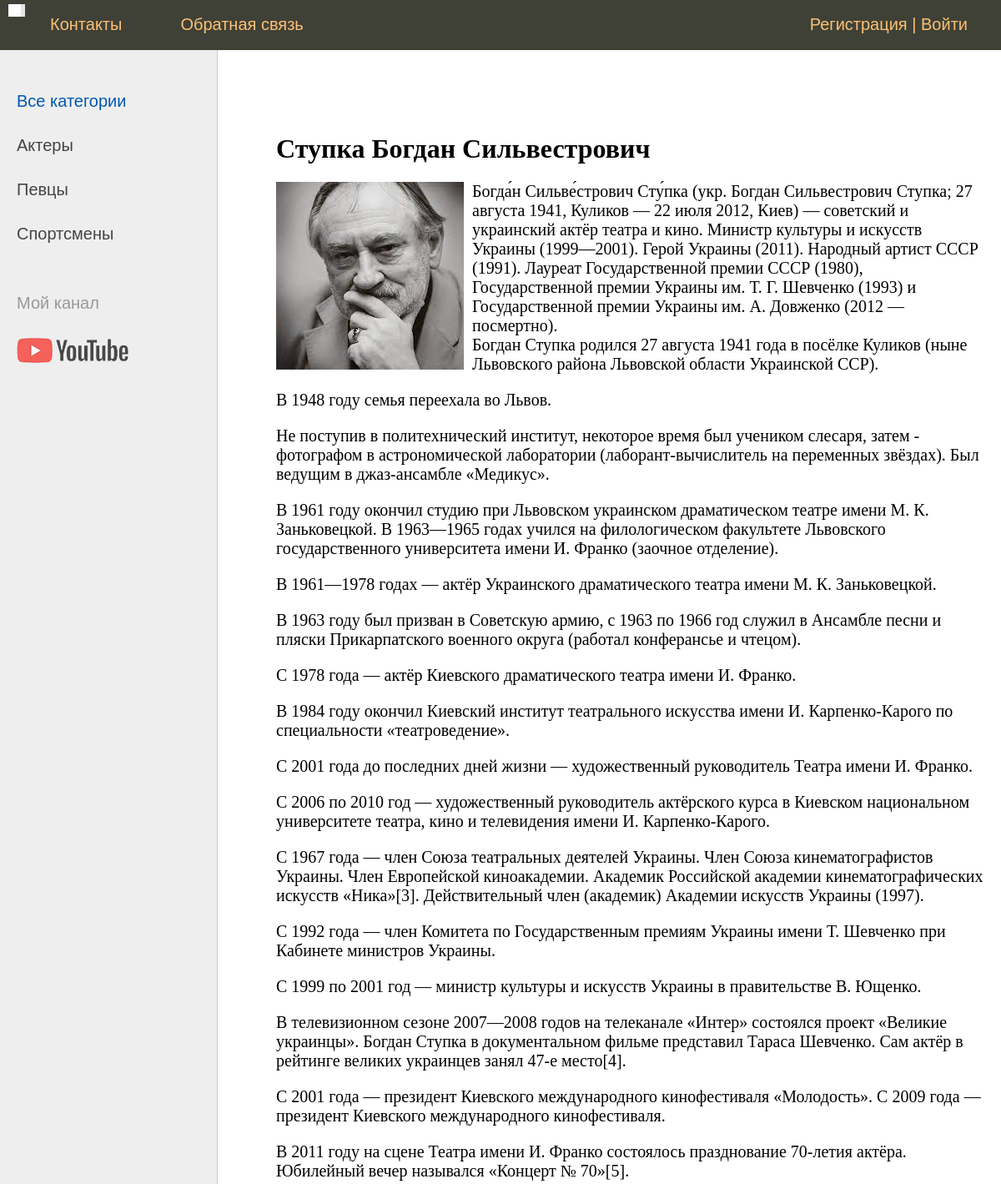
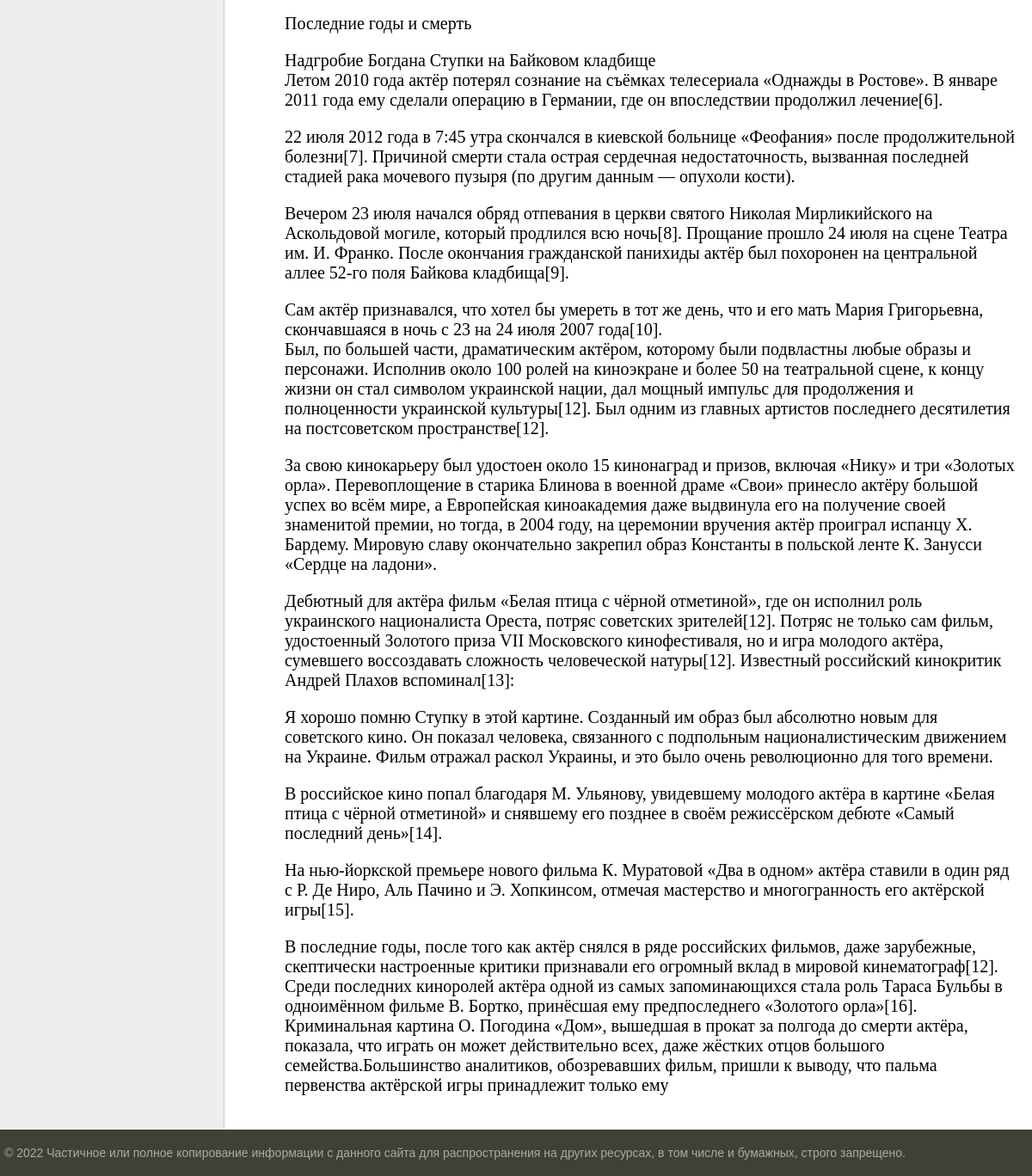
Page /post/stupka-bogdan-silvestrovich/ on the committed database (2 pictures, top to bottom).
### star/models.py (models this page shows, shortened)
class Category(models.Model):
    name = models.CharField(max_length=100, db_index=True, verbose_name="Категория")
    slug = models.SlugField(max_length=255, unique=True, db_index=True, verbose_name="URL")
    def get_absolute_url(self):
        return reverse('category', kwargs={'cat_slug': self.slug})
    class Meta:
        verbose_name = 'Категория'
        verbose_name_plural = 'Категории'
        ordering = ['id']

class Star(models.Model):
    title = models.CharField(max_length=255, verbose_name="Заголовок")
    slug = models.SlugField(max_length=255, unique=True, db_index=True, verbose_name="URL")
    content = models.TextField(blank=True, verbose_name="Текст статьи")
    photo = models.ImageField(upload_to="photos/%Y/%m/%d/", verbose_name="Фото")
    time_create = models.DateTimeField(auto_now_add=True, verbose_name="Время создания")
    time_update = models.DateTimeField(auto_now=True, verbose_name="Время изменения")
    is_published = models.BooleanField(default=True, verbose_name="Публикация")
    cat = models.ForeignKey('Category', on_delete=models.PROTECT, verbose_name="Категории")
    def __str__(self):
        return self.title
    class Meta:
        verbose_name = 'Знаменитости'
        verbose_name_plural = 'Знаменитости'
        ordering = ['id']

### star/views.py (the view)
# urls.py: path('post/<slug:post_slug>/', ShowPost.as_view(), name='post'),
class ShowPost(DataMixin, DetailView):
    model = Star
    template_name = 'star/post.html'
    slug_url_kwarg = 'post_slug'
    context_object_name = 'post'
    def get_context_data(self, *, object_list=None, **kwargs):
        context = super().get_context_data(**kwargs)
        c_def = self.get_user_context(title=context['post'])
        return dict(list(context.items()) + list(c_def.items()))

### star/utils.py (called while the page is built)
    def get_user_context(self, **kwargs):
        context = kwargs
        cats = Category.objects.annotate(Count('star'))
        user_menu = menu.copy()
        if not self.request.user.is_authenticated:
            user_menu.pop(1)
        context['menu'] = user_menu
        context['cats'] = cats
        if 'cat_selected' not in context:
            context['cat_selected'] = 0
        return context

### star/templates/star/post.html
{% extends 'star/base.html' %}
{% block content %}
<h1>{{post.title}}</h1>
{% if post.photo %}
<p><img class="img-article-left" src="{{post.photo.url}}"></p>
{% endif %}
{{post.content|linebreaks}}
{% endblock %}

### star/templates/star/base.html (shortened to what this page needs)
{% load static %}
{% load star_tags %}
<!DOCTYPE html>
<html>
<head>
	<link type="text/css" href="{% static 'star/css/styles.css' %}" rel="stylesheet" />
</head>
<body>
<table class="table-page" border=0 cellpadding="0" cellspacing="0">
<tr><td valign=top>
{% block mainmenu %}
		<div class="header">
			<ul id="mainmenu" class="mainmenu">
			<li class="logo"><a href="{% url 'home' %}"><div class="logo"></div></a></li>
{% for m in menu %}
			<li><a href="{% url m.url_name %}">{{m.title}}</a></li>
{% endfor %}
				{% if request.user.is_authenticated %}
				<li class="last"> {{user.username}} | <a href="{% url 'logout' %}">Выйти</a></li>
				{% else %}
				<li class="last"><a href="{% url 'register' %}">Регистрация</a> | <a href="{% url 'login' %}">Войти</a></li>
				{% endif %}
			</ul>
		</div>
{% endblock mainmenu %}
<table class="table-content" border=0 cellpadding="0" cellspacing="0">
<tr>
	<td valign="top" class="left-chapters">
	<ul id="leftchapters">
{% if cat_selected == 0 %}
		<li class="selected">Все категории</li>
{% else %}
		<li><a href="{% url 'home' %}">Все категории</a></li>
{% endif %}
{% for c in cats %}
{% if c.star__count > 0 %}
	{% if c.pk == cat_selected %}
		<li class="selected">{{c.name}}</li>
	{% else %}
		<li><a href="{{ c.get_absolute_url }}">{{c.name}}</a></li>
	{% endif %}
{% endif %}
{% endfor %}
		<li class="share">
		<p>Мой канал</p>
		<a class="share-yt" href="https://www.youtube.com/channel/UC7w2ck4yb_kbcKbHNIavGGA" target="_blank" rel="nofollow"></a>
		</li>
	</ul>
</td>
<td valign="top" class="content">
	<div class="content-text">
{% block content %}
{% endblock %}
	</div>
</td></tr></table>
</td></tr>
<tr><td valign=top>
	<div id="footer">
		<p>&copy; 2022 Частичное или полное копирование информации с данного сайта для распространения на других ресурсах, в том числе и бумажных, строго запрещено.</p>
	</div>
</td></tr></table>
</body>
</html>

### star/static/star/css/styles.css (style rules this page uses)
html, body { font-family: 'Arial'; margin: 0; padding: 0; height: 100%; width: 100%; color: #444; }
a { color: #0059b2; text-decoration: none; }
img { max-width: 600px; height: auto; }
img.img-article-left { max-width: 300px; height: auto; float: left; padding: 0 10px 10px 0; }
.table-page { width: 100%; height: 100%; vertical-align: top; }
.table-page tr { height: 100%; }
.header { background: #3F4137; height: 60px; }
.logo { background: url('../images/logo.png') no-repeat 10px 5px; width: 30px; height: 20px; }
ul.mainmenu { list-style: none; margin: 0; padding: 0; height: 60px; color: #fdc073; font-size: 20px; overflow: hidden; }
ul.mainmenu li { float: left; margin: 18px 40px 0 30px; }
ul.mainmenu li.logo { margin: 0; }
ul.mainmenu li.last { float: right; }
ul.mainmenu li a { color: #fdc073; text-decoration: none; }
.table-content { width: 100%; min-height: 100%; height: 100%; }
.left-chapters { margin: 0; background: #eee; border-right: 1px solid #ccc; min-height: 100%; }
.left-chapters ul { width: 230px; min-height: 100%; margin: 0; padding: 20px 10px 10px 20px; list-style: none; font-size: 20px; }
.left-chapters ul li { margin: 30px 0 0 0; color: #999; }
.left-chapters ul li.selected { color: #0059b2; }
.left-chapters ul li a { color: #444; text-decoration: none; }
.left-chapters ul li.share { margin: 60px 0 0 0; }
.left-chapters ul li.share p { margin: 30px 0 30px 0; }
.left-chapters ul li.share a { display: inline-block; width: 40px; height: 40px; margin: 0 20px 0 0; }
.left-chapters ul li.share a.share-yt { width: 100%; height: 30px; background: url('../images/share_yt.png') no-repeat 0 0 }
.content { padding: 40px 20px 20px 40px; width: 100%; box-sizing: border-box; }
.content-text { margin: 60px 0 0 30px; color: #000; font-size: 20px; font-family: Yandex Sans Display Light; }
.content-text h1 { font-size: 32px; }
#footer { box-sizing: border-box; background: #3F4137; padding: 5px; color: #aaa; font-size: 14px; font-family: Verdana, Geneva, Arial, Helvetica; text-align: left; overflow: hidden; }

### rows in the picture
Category: name "Актеры"
Category: name "Певцы"
Category: name "Спортсмены"
Star: title "Ступка Богдан Сильвестрович", photo (picture), content "Богда́н Сильве́стрович Сту́пка (укр. Богдан Сильвестрович Ступка; 27 августа 1941, Куликов — 22 июля 2012, Киев) — советский и украинский актёр театра и кино. Министр культуры и искусств Украины (1999—2001). Герой Украины (2011). Народный артист СССР (1991). Лауреат Государственной премии СССР (1980), Государственной премии Украины им. Т. Г. Шевченко (1993) и Государственной премии Украины им. А. Довженко (2012 — посмертно). Богдан Ступка родился 27 августа 1941 года в посёлке Куликов (ныне Львовского района Львовской области Украинской ССР). В 1948 году семья переехала во Львов. Не поступив в политехнический институт, некоторое время был учеником слесаря, затем - фотографом в…"

### other values in the picture
{{ m.title }} "Контакты" "Обратная связь"
